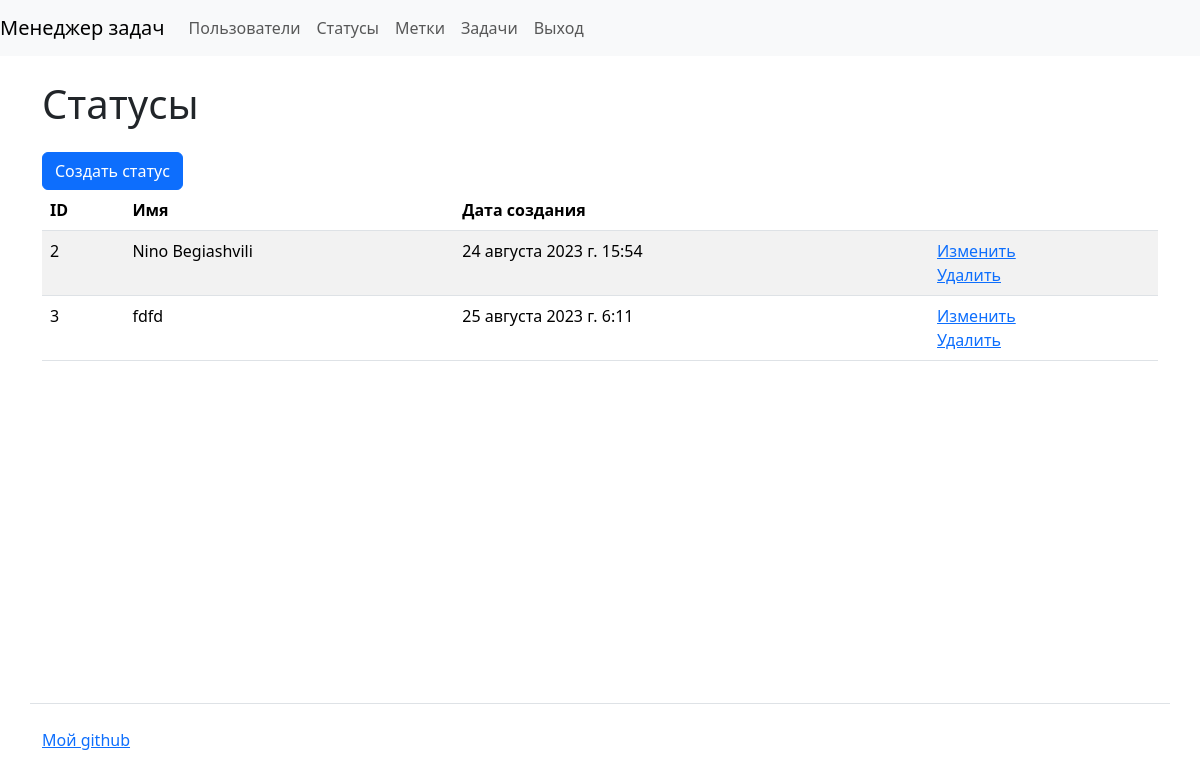
Before: /statuses/ (signed in) with the older database file.
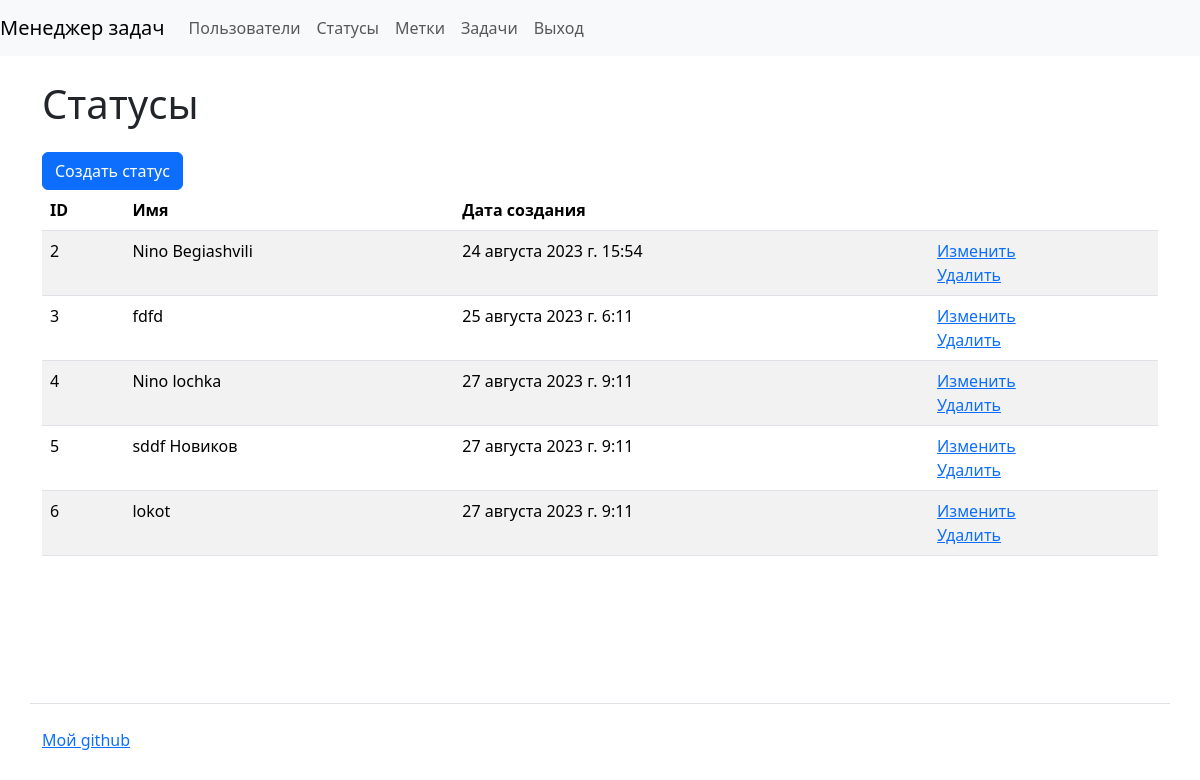
After: the same page with the newer database file.
### statuses/models.py (models this page shows, shortened)
class Statuses(models.Model):
    name = models.CharField(max_length=100, unique=True, verbose_name=_("Name"))
    created_at = models.DateTimeField(auto_now_add=True)

### statuses/views.py (the view)
# urls.py: path('', views.IndexView.as_view(), name='labels'),
class IndexView(CustomLoginRequiredMixin, ListView):
    model = Statuses
    template_name = 'statuses/index.html'
    context_object_name = 'statuses'

### templates/statuses/index.html (shortened to what this page needs)
{% extends "base.html" %}
{% load i18n %}
{% block content %}
<h1 class="my-4">{% trans "Statuses" %}</h1>
    <a class="btn btn-primary" href="{% url 'create_status' %}">{% trans "Create a status" %}</a>
    <table class="table table-striped">
      <thead>
        <tr>
          <th>ID</th>
          <th>{% trans "Name" %}</th>
          <th>{% trans "Date of creation" %}</th>
          <th></th>
        </tr>
      </thead>
      <tbody>
        {% for status in statuses %}
          <tr>
            <td>{{status.pk}}</td>
            <td>{{status.name}}</td>
            <td>{{status.created_at}}</td>
            <td>
              <a href="{% url 'update_status' status.pk %}">{% trans "To change" %}</a>
              <br>
              <a href="{% url 'delete_status' status.pk %}">{% trans "Remove" %}</a>
            </td>
          </tr>
          {% endfor %}
          </tbody>
    </table>
{% endblock %}

Changed rows visible on the page:
added Statuses: pk "4", name "Nino lochka", created_at "27 августа 2023 г. 9:11"
added Statuses: pk "5", name "sddf Новиков", created_at "27 августа 2023 г. 9:11"
added Statuses: pk "6", name "lokot", created_at "27 августа 2023 г. 9:11"
